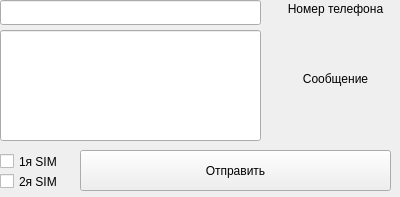
<?xml version="1.0" encoding="UTF-8"?>
<ui version="4.0">
 <class>SMSForm</class>
 <widget class="QWidget" name="SMSForm">
  <property name="geometry">
   <rect>
    <x>0</x>
    <y>0</y>
    <width>400</width>
    <height>197</height>
   </rect>
  </property>
  <property name="windowTitle">
   <string>Form</string>
  </property>
  <widget class="QLineEdit" name="lineEdit">
   <property name="geometry">
    <rect>
     <x>0</x>
     <y>0</y>
     <width>261</width>
     <height>25</height>
    </rect>
   </property>
   <property name="inputMethodHints">
    <set>Qt::ImhPreferNumbers</set>
   </property>
   <property name="alignment">
    <set>Qt::AlignCenter</set>
   </property>
  </widget>
  <widget class="QLabel" name="label">
   <property name="geometry">
    <rect>
     <x>270</x>
     <y>0</y>
     <width>131</width>
     <height>17</height>
    </rect>
   </property>
   <property name="text">
    <string>Номер телефона</string>
   </property>
   <property name="alignment">
    <set>Qt::AlignCenter</set>
   </property>
   <property name="wordWrap">
    <bool>false</bool>
   </property>
  </widget>
  <widget class="QLabel" name="label_2">
   <property name="geometry">
    <rect>
     <x>270</x>
     <y>70</y>
     <width>131</width>
     <height>17</height>
    </rect>
   </property>
   <property name="text">
    <string>Сообщение</string>
   </property>
   <property name="alignment">
    <set>Qt::AlignCenter</set>
   </property>
   <property name="wordWrap">
    <bool>false</bool>
   </property>
  </widget>
  <widget class="QCheckBox" name="checkBox">
   <property name="geometry">
    <rect>
     <x>0</x>
     <y>150</y>
     <width>92</width>
     <height>23</height>
    </rect>
   </property>
   <property name="maximumSize">
    <size>
     <width>16777215</width>
     <height>16777205</height>
    </size>
   </property>
   <property name="text">
    <string>1я SIM</string>
   </property>
  </widget>
  <widget class="QCheckBox" name="checkBox_2">
   <property name="geometry">
    <rect>
     <x>0</x>
     <y>170</y>
     <width>92</width>
     <height>23</height>
    </rect>
   </property>
   <property name="text">
    <string>2я SIM</string>
   </property>
  </widget>
  <widget class="QPushButton" name="pushButton">
   <property name="geometry">
    <rect>
     <x>80</x>
     <y>150</y>
     <width>311</width>
     <height>41</height>
    </rect>
   </property>
   <property name="text">
    <string>Отправить</string>
   </property>
  </widget>
  <widget class="QLineEdit" name="lineEdit_2">
   <property name="geometry">
    <rect>
     <x>0</x>
     <y>30</y>
     <width>261</width>
     <height>111</height>
    </rect>
   </property>
  </widget>
 </widget>
 <resources/>
 <connections/>
</ui>
